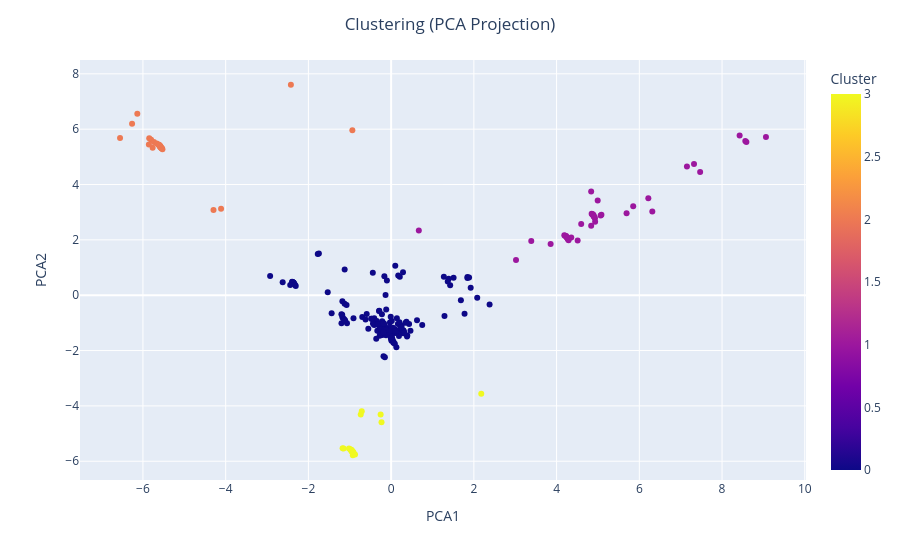

Write notebook code for a chart like this one.
### Markdown cell above
#### Clustering

### Code cell
Utils.visualize_clustering(tracklist_imputed, feature=dataset['track_name'])

### Figure 1 — Plotly figure (JSON) as saved in the notebook; plotly's stock layout.template omitted (floating-point values rounded to 4 significant figures; data arrays with more than 128 entries replaced by an {"elided": "..."} marker saying what was removed)
{"data": [{"customdata": {"elided": "279x1 str values"}, "hovertemplate": "PCA1=%{x}<br>PCA2=%{y}<br>Track_ID=%{customdata[0]}<br>Cluster=%{marker.color}<extra></extra>", "legendgroup": "", "marker": {"color": {"elided": "279 int values"}, "coloraxis": "coloraxis", "symbol": "circle"}, "mode": "markers", "name": "", "orientation": "v", "showlegend": false, "type": "scatter", "x": {"elided": "279 float values"}, "xaxis": "x", "y": {"elided": "279 float values"}, "yaxis": "y"}], "layout": {"coloraxis": {"colorbar": {"title": {"text": "Cluster"}}, "colorscale": [[0, "#0d0887"], [0.1111, "#46039f"], [0.2222, "#7201a8"], [0.3333, "#9c179e"], [0.4444, "#bd3786"], [0.5556, "#d8576b"], [0.6667, "#ed7953"], [0.7778, "#fb9f3a"], [0.8889, "#fdca26"], [1, "#f0f921"]]}, "legend": {"tracegroupgap": 0}, "margin": {"t": 60}, "title": {"text": "Clustering (PCA Projection)", "x": 0.5}, "xaxis": {"anchor": "y", "domain": [0, 1], "title": {"text": "PCA1"}}, "yaxis": {"anchor": "x", "domain": [0, 1], "title": {"text": "PCA2"}}}}
